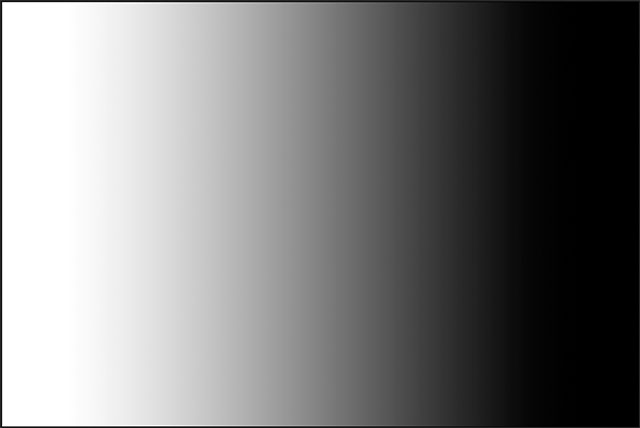
#> input picture opencv/images/gradient.png, 640 x 428 px
$ jupyter execute thresholding.ipynb   (shell and % lines are left out)
#> lines starting #> are read from the running program, lines starting #| are printed output that depends on the picture; after the words box and inside, x2 and y2 are one past the last pixel; in counts of white or black regions, pixels touching at a corner belong together
[cell 1]
import cv2
import numpy as np
import matplotlib.pyplot as plt
plt.rcParams['figure.figsize'] = [15, 10]

### Proste progowanie

Sprawa jest prosta. Jeśli wartość piksela jest większa niż wartość progowa, to przypisywana jest jedna wartość (może być biała), w przeciwnym razie przypisywana jest inna wartość (może być czarna).

W tym celu używa się funkcji __cv2.threshold__.
- Pierwszym argumentem jest obraz źródłowy, który powinien być obrazem w __skali szarości__.
- Drugim argumentem jest wartość progowa, która służy do klasyfikacji wartości pikseli.
- Trzeci argument to maxVal, który reprezentuje wartość, która ma być podana, jeśli wartość piksela jest większa (czasami mniejsza) od wartości progowej.

OpenCV dostarcza różnych stylów progowania i decyduje o tym czwarty parametr funkcji. Różne typy są:
- cv2.THRESH_BINARY:   $dst(x,y) = \texttt{maxval} ~~~ if ~~\texttt{src}(x,y) ~~> \texttt{thresh} else ~~{0}$
- cv2.THRESH_BINARY_INV: Odwrotność binarnej
- cv2.THRESH_TRUNC: $dst(x,y) = \texttt{thresh} ~~~ if ~~\texttt{src}(x,y) ~~> \texttt{thresh} else  ~~\texttt{src}(x,y)$
- cv2.THRESH_TOZERO: $dst(x,y) = \texttt{src}(x,y) ~~~ if ~~\texttt{src}(x,y) ~~> \texttt{thresh} else  ~~0$
- cv2.THRESH_TOZERO_INV: Odwrotność TOZERO

[cell 2]
image = cv2.imread('images/gradient.png')
#> image is the input picture: shape (428, 640, 3); min 0, max 255, mean 125.5

ret, thresh1 = cv2.threshold(image, 127, 255, cv2.THRESH_BINARY)
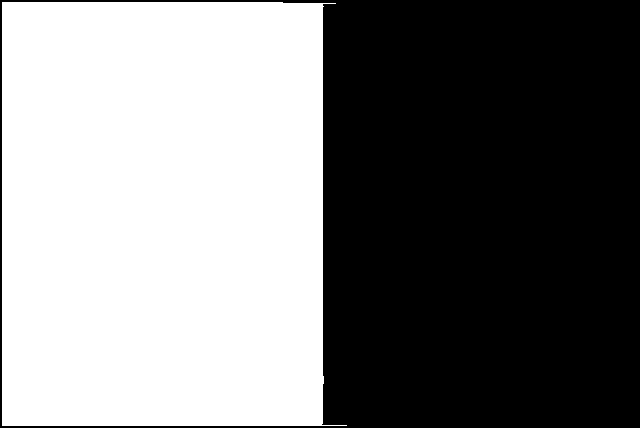
#> thresh1: shape (428, 640, 3); 49.7% white; 1 white region, box (x1, y1, x2, y2) and area: (2, 2, 347, 426) 136109
ret, thresh2 = cv2.threshold(image, 127, 255, cv2.THRESH_BINARY_INV)
ret, thresh3 = cv2.threshold(image, 127, 255, cv2.THRESH_TRUNC)
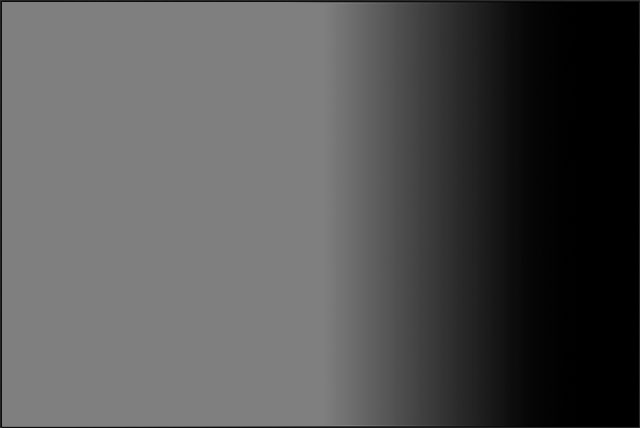
#> thresh3: shape (428, 640, 3); min 0, max 127, mean 83.9
ret, thresh4 = cv2.threshold(image, 127, 255, cv2.THRESH_TOZERO)
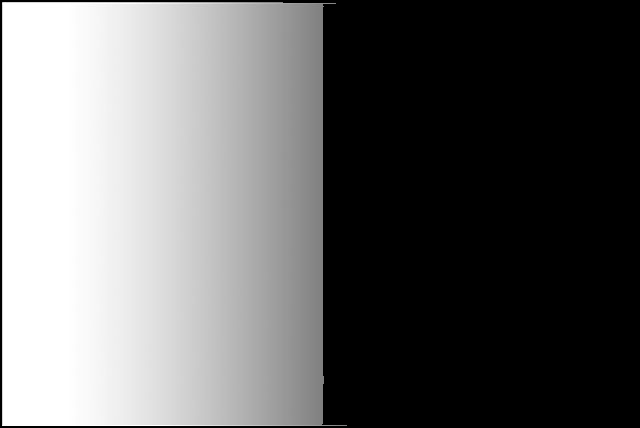
#> thresh4: shape (428, 640, 3); min 0, max 255, mean 104.7
ret, thresh5 = cv2.threshold(image, 127, 255, cv2.THRESH_TOZERO_INV)
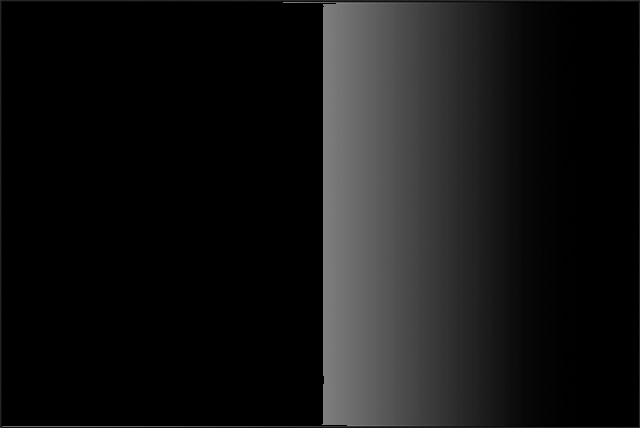
#> thresh5: shape (428, 640, 3); min 0, max 127, mean 20.8

titles = ['Original Image','BINARY','BINARY_INV','TRUNC','TOZERO','TOZERO_INV']
images = [image, thresh1, thresh2, thresh3, thresh4, thresh5]

for i in range(6):
    plt.subplot(2,3,i+1), plt.imshow(images[i],'gray')
    plt.title(titles[i])
    plt.xticks([]),plt.yticks([])
plt.show()

### Progowanie Adaptacyjne
W poprzedniej sekcji wykorzystaliśmy wartość globalną jako wartość progową. Ale może to nie być dobre we wszystkich warunkach, w których obraz ma różne warunki oświetleniowe w różnych obszarach. W takim przypadku wybieramy próg adaptacyjny. W tym algorytm oblicza próg dla małych obszarów obrazu. Otrzymujemy więc różne progi dla różnych regionów tego samego obrazu i daje nam to lepsze wyniki dla obrazów o różnym oświetleniu. Metoda adaptacyjna - decyduje o sposobie obliczania wartości progowej.

Ma trzy „specjalne” parametry wejściowe:

- __cv2.ADAPTIVE_THRESH_MEAN_C__: wartość progowa jest średnią obszaru sąsiedztwa lub __cv2.ADAPTIVE_THRESH_GAUSSIAN_C__: wartość progowa to ważona suma wartości sąsiedztwa, w których wagi są oknem gaussowskim.
- __Rozmiar bloku__ - decyduje o wielkości obszaru sąsiedztwa.
- __C__ - To tylko stała odejmowana od obliczonej średniej lub średniej ważonej.

[cell 3]
image = cv2.imread('images/sudoku_threshold.png', 1)
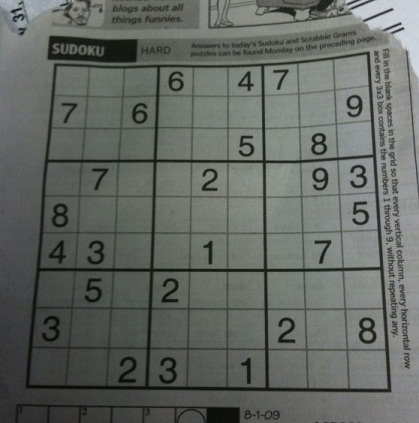
#> input picture opencv/images/sudoku_threshold.png, 419 x 423 px
#> image is the input picture: shape (423, 419, 3); mean B, G, R 98.9, 103.6, 99.4
image = cv2.cvtColor(image, cv2.COLOR_BGR2GRAY)
#> image: shape (423, 419)

pts1 = np.float32([[50, 50], [400, 50], [15, 400], [400, 400]])
pts2 = np.float32([[0,0],[300,0],[0,300],[300,300]])

transformation_matrix = cv2.getPerspectiveTransform(pts1,pts2)
image = cv2.warpPerspective(image, transformation_matrix, (300,300))
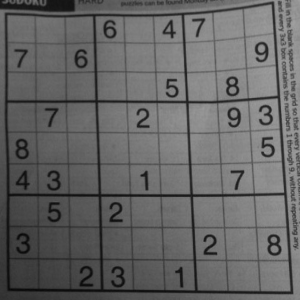
#> image: shape (300, 300); min 7, max 161, mean 101.2

ret, th1 = cv2.threshold(image, 127, 255, cv2.THRESH_BINARY)
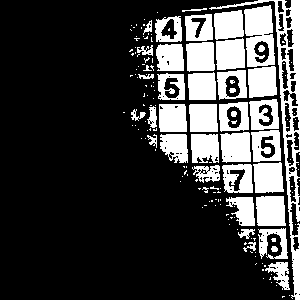
#> th1: shape (300, 300); 24.3% white; 161 white regions (119 under 20 px), largest, box (x1, y1, x2, y2) and area: (209, 0, 300, 300) 3124, (244, 5, 275, 67) 1362, (256, 196, 286, 226) 838

th2 = cv2.adaptiveThreshold(image, 255, cv2.ADAPTIVE_THRESH_MEAN_C, cv2.THRESH_BINARY, 13, 8)
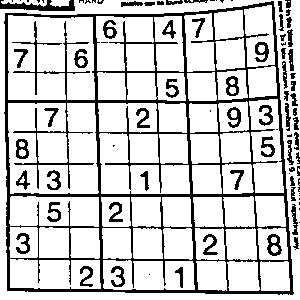
#> th2: shape (300, 300); 80.5% white; 88 black regions (29 under 20 px), largest, box (x1, y1, x2, y2) and area: (4, 1, 294, 295) 12055, (0, 0, 75, 11) 450, (267, 234, 282, 256) 177
th3 = cv2.adaptiveThreshold(image, 255, cv2.ADAPTIVE_THRESH_GAUSSIAN_C, cv2.THRESH_BINARY, 13, 8)
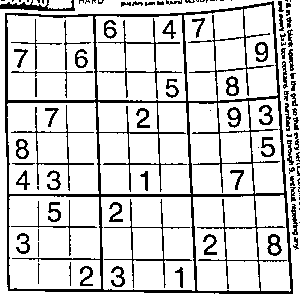
#> th3: shape (300, 300); 83.1% white; black in thin lines or dots
plt.imshow(th3, cmap='gray')


titles = ['Original Image', 'Global Thresholding (v = 127)',
            'Adaptive Mean Thresholding', 'Adaptive Gaussian Thresholding']
images = [image, th1, th2, th3]

for i in range(4):
    plt.subplot(2,2,i+1),plt.imshow(images[i],'gray')
    plt.title(titles[i])
    plt.xticks([]),plt.yticks([])
plt.show()
